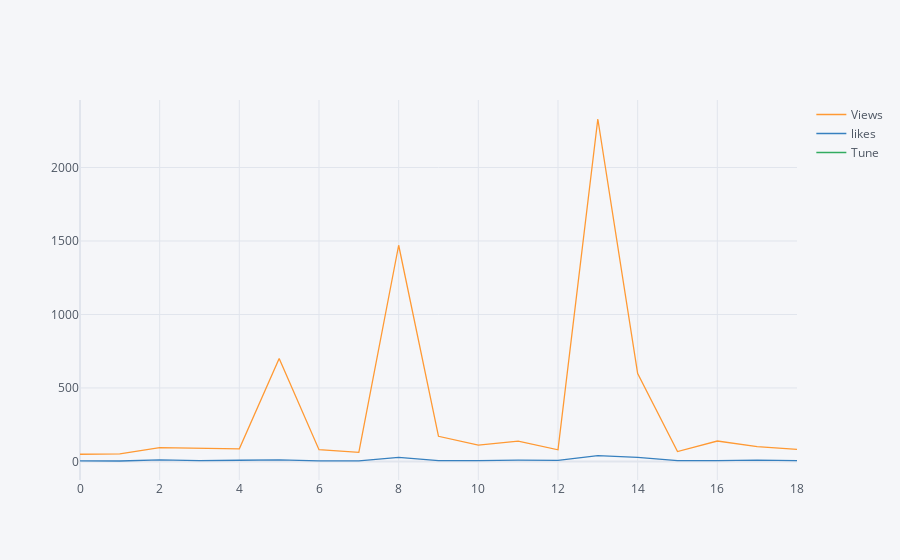

Notebook code for this chart:
### Code cell
reels.iplot()

### Figure 1 — Plotly figure (JSON) as saved in the notebook; plotly's stock layout.template omitted (floating-point values rounded to 4 significant figures)
{"data": [{"line": {"color": "rgba(255, 153, 51, 1.0)", "dash": "solid", "shape": "linear", "width": 1.3}, "mode": "lines", "name": "Views", "text": "", "type": "scatter", "x": [0, 1, 2, 3, 4, 5, 6, 7, 8, 9, 10, 11, 12, 13, 14, 15, 16, 17, 18], "y": [49, 51, 94, 90, 86, 700, 80, 62, 1471, 171, 111, 138, 79, 2330, 598, 67, 139, 101, 82]}, {"line": {"color": "rgba(55, 128, 191, 1.0)", "dash": "solid", "shape": "linear", "width": 1.3}, "mode": "lines", "name": "likes", "text": "", "type": "scatter", "x": [0, 1, 2, 3, 4, 5, 6, 7, 8, 9, 10, 11, 12, 13, 14, 15, 16, 17, 18], "y": [4, 3, 11, 6, 8, 11, 4, 4, 28, 5, 5, 9, 7, 40, 28, 6, 5, 9, 5]}, {"line": {"color": "rgba(50, 171, 96, 1.0)", "dash": "solid", "shape": "linear", "width": 1.3}, "mode": "lines", "name": "Tune", "text": "", "type": "scatter", "x": [0, 1, 2, 3, 4, 5, 6, 7, 8, 9, 10, 11, 12, 13, 14, 15, 16, 17, 18], "y": ["Fur elise", "qismat ki hawa", "Drake laugh now", "havana", "bike ride", "2nd species fl", "qismat ki hawa", "track demo", "girl put your records on", "Jam", "hymn for the weekend", "bike ride", "Magic in the air", "track demo", "bike ride", "in the end", "Joro", "Vaction", "Vaction"]}], "layout": {"legend": {"bgcolor": "#F5F6F9", "font": {"color": "#4D5663"}}, "paper_bgcolor": "#F5F6F9", "plot_bgcolor": "#F5F6F9", "title": {"font": {"color": "#4D5663"}}, "xaxis": {"gridcolor": "#E1E5ED", "showgrid": true, "tickfont": {"color": "#4D5663"}, "title": {"font": {"color": "#4D5663"}, "text": ""}, "zerolinecolor": "#E1E5ED"}, "yaxis": {"gridcolor": "#E1E5ED", "showgrid": true, "tickfont": {"color": "#4D5663"}, "title": {"font": {"color": "#4D5663"}, "text": ""}, "zerolinecolor": "#E1E5ED"}}}
